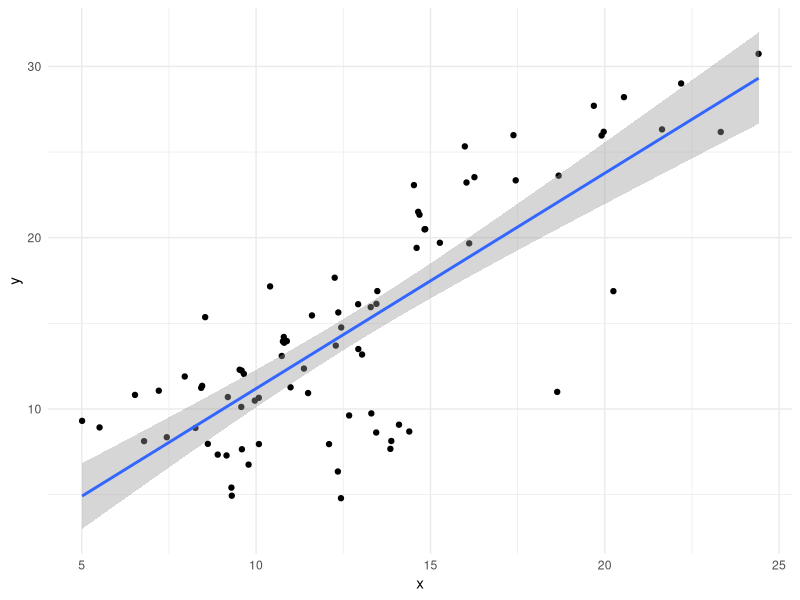
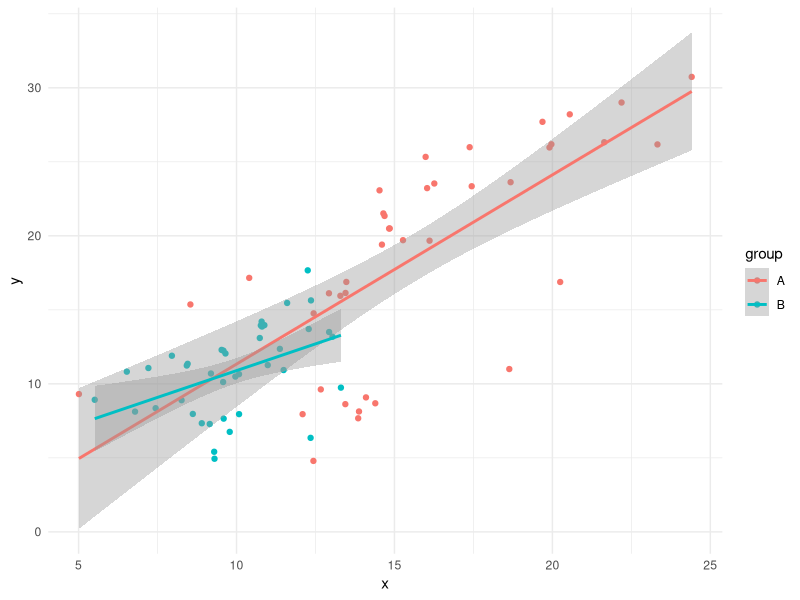
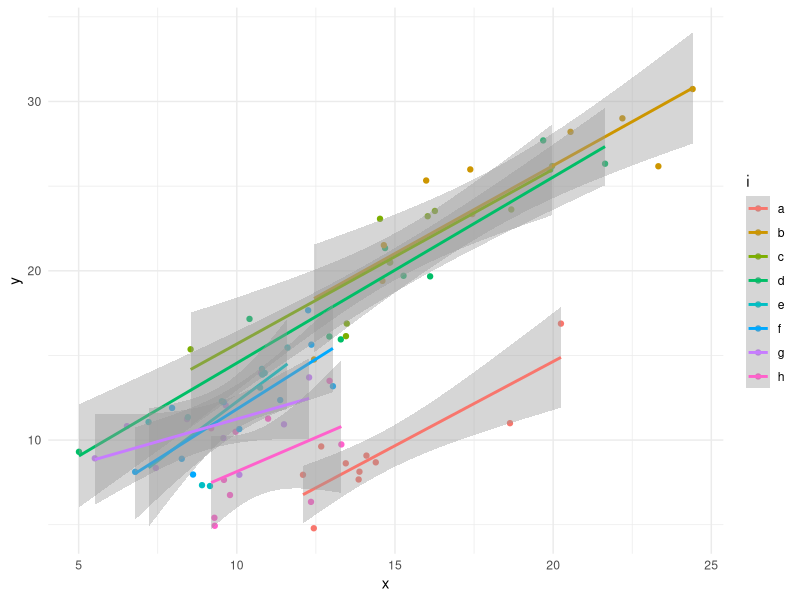
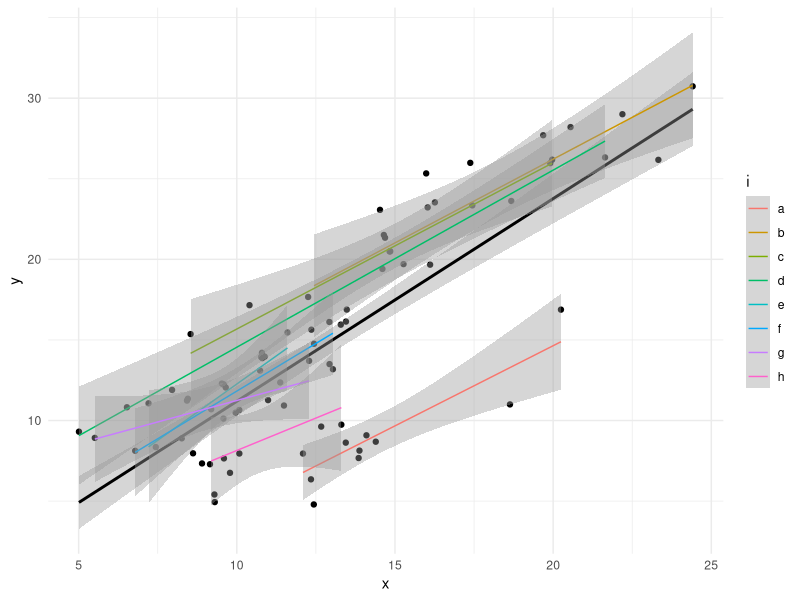
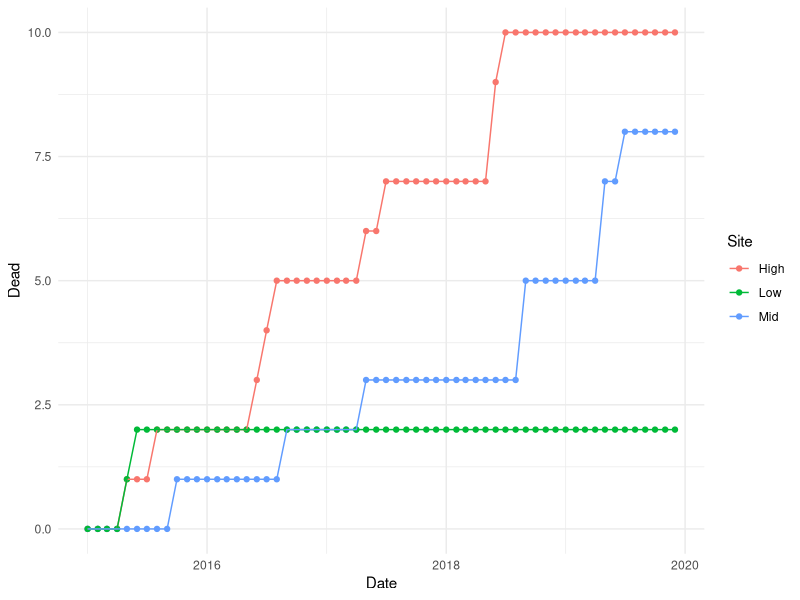
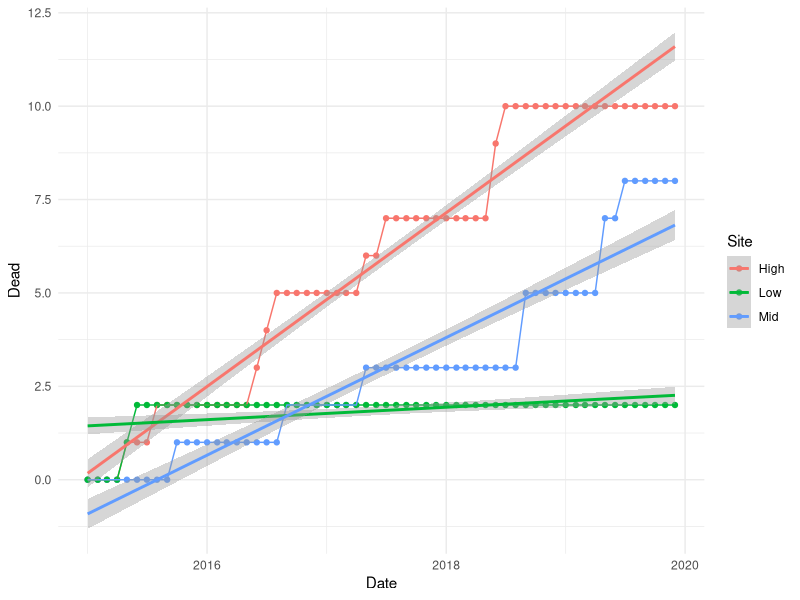

The R source for these figures, in order:
## ---- chunk 1

# install packages
#install.packages('dplyr')
#install.packages('ggplot2')
#install.packages('lme4')
#install.packages('gee')
#install.packages('ggeffects')

# load libraries
library(dplyr) # for manipulating our data
library(ggplot2) # for visualization
library(lme4) # for linear mixed models
library(gee)# for general estimation models
library(ggeffects) # for plotting the GEE results


# to read the data in, we want to set the working directory
# change this to your file path
setwd("/Users/alexthompson/Dropbox/PhD data/Stats stuff/Mixed Effects workshop 2023") 

data<-read.csv("data.csv")

## ---- chunk 2

head(data) # take a look at the data

# this plots all of the data on an x,y plane and fits a simple linear function to it
p1<-ggplot(data,aes(x,y)) + geom_point() + geom_smooth(method="lm") + theme_minimal()
p1

# let's estimate a linear model on the data and put numbers to what we see in the figure
summary(lm(y~x,data))


p2<-ggplot(data,aes(x,y,color=group)) + geom_point() + geom_smooth(method="lm") + theme_minimal()
p2

summary(lm(y~x*group,data))
coef(aov(y~x*group,data))
summary(aov(y~x*group,data))


p3<-ggplot(data,aes(x,y,color=i)) + geom_point() + geom_smooth(method="lm") + theme_minimal()
p3

summary(lm(y~x*i,data))


## ---- chunk 3

# intercept only random model
mod1<-lmer(y~x+(1|i),data=data)
mod1
summary(mod1)

# slope only random model
mod2<-lmer(y~x+(0 + x|i),data=data)
mod2
summary(mod2)

# slope only random model
mod3<-lmer(y~x+(1 + x|i),data=data)
mod3
summary(mod3)


# visualizing LME
ggplot(data,aes(x,y)) + geom_point() +
  geom_smooth(method="lm",color="black",mapping=aes(y=predict(mod3,data))) + # this part plots the marginal linear model after accounting for all of the individual variation
  geom_smooth(method="lm",mapping=aes(x,y,color=i),linewidth=0.5) + # but we also want to show individual responses from our mixed effects model so we include a new mapping that incorporates individual-level as well
  theme_minimal()



## ---- chunk 4
# read in data for GLM
countdata<-read.csv("count_data.csv")%>%
  mutate(Date=paste(1,Month,Year,sep="-"))
countdata$Date<-as.Date(countdata$Date,format="%d-%B-%Y")
head(countdata)

# take a quick look at the data
ggplot(countdata,aes(Date,Dead,color=Site,group=Site)) + geom_point() + geom_line()+ theme_minimal()


# let's fit a GLM to our data
# month as random effect
glm1<-glmer(Dead~Site+(1|Month),family="poisson",data=countdata)
summary(glm1)

# year as random effect
glm2<-glmer(Dead~Site+(1|Year),family="poisson",data=countdata)
summary(glm2)

# date (month and year) as random effect
glm3<-glmer(Dead~Site+(1|Date),family="poisson",data=countdata)
summary(glm3)


# visualizing GLMMs
ggplot(countdata,aes(Date,Dead,color=Site,group=Site)) + 
  geom_point() + 
  geom_line()+ 
  geom_smooth(method="glm")+
  theme_minimal()

## ---- chunk 5
# make a general estimation equation
data<-arrange(data,i)
data$i<-as.factor(data$i)
gee_mod<-gee(y~x*group,
             data=data,
             id=i,
             family="gaussian",
             corstr="AR-M",Mv=1)
summary(gee_mod)
